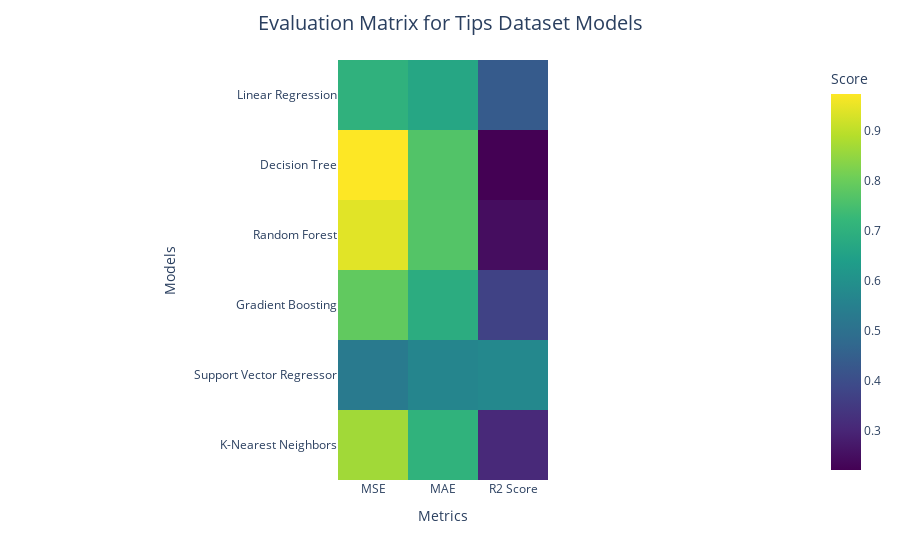

Notebook code for this chart:
### Code cell
# Reset index for Plotly compatibility
evaluation_df_reset = evaluation_df.reset_index().melt(id_vars="index", var_name="Metric", value_name="Score")

# Visualize with Plotly Heatmap
fig = px.imshow(
    evaluation_df.values,
    labels=dict(x="Metrics", y="Models", color="Score"),
    x=evaluation_df.columns,
    y=evaluation_df.index,
    color_continuous_scale="Viridis",
)

fig.update_layout(
    title_text='Evaluation Matrix for Tips Dataset Models',
    title_x=0.5,
    title_font=dict(size=20)
)

fig.show()

### Figure 1 — Plotly figure (JSON) as saved in the notebook; plotly's stock layout.template omitted (floating-point values rounded to 4 significant figures)
{"data": [{"coloraxis": "coloraxis", "hovertemplate": "Metrics: %{x}<br>Models: %{y}<br>Score: %{z}<extra></extra>", "name": "0", "type": "heatmap", "x": ["MSE", "MAE", "R2 Score"], "xaxis": "x", "y": ["Linear Regression", "Decision Tree", "Random Forest", "Gradient Boosting", "Support Vector Regressor", "K-Nearest Neighbors"], "yaxis": "y", "z": [[0.7034, 0.6671, 0.4373], [0.9725, 0.7647, 0.222], [0.9406, 0.7677, 0.2475], [0.7872, 0.6872, 0.3702], [0.5314, 0.5657, 0.5749], [0.8652, 0.7051, 0.3079]]}], "layout": {"coloraxis": {"colorbar": {"title": {"text": "Score"}}, "colorscale": [[0, "#440154"], [0.1111, "#482878"], [0.2222, "#3e4989"], [0.3333, "#31688e"], [0.4444, "#26828e"], [0.5556, "#1f9e89"], [0.6667, "#35b779"], [0.7778, "#6ece58"], [0.8889, "#b5de2b"], [1, "#fde725"]]}, "margin": {"t": 60}, "title": {"font": {"size": 20}, "text": "Evaluation Matrix for Tips Dataset Models", "x": 0.5}, "xaxis": {"anchor": "y", "constrain": "domain", "domain": [0, 1], "scaleanchor": "y", "title": {"text": "Metrics"}}, "yaxis": {"anchor": "x", "autorange": "reversed", "constrain": "domain", "domain": [0, 1], "title": {"text": "Models"}}}}
